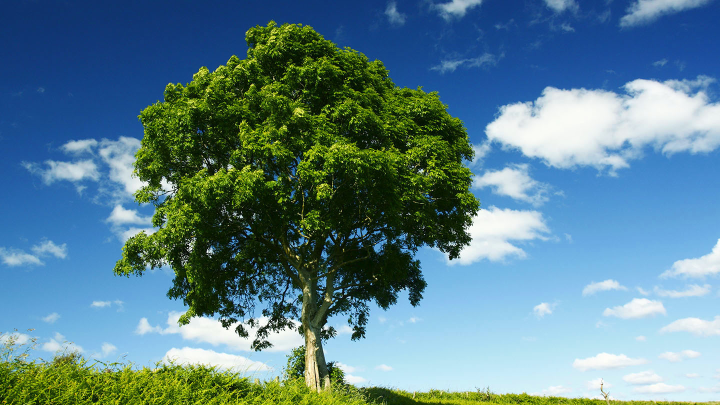
#> input picture images/tree.png, 1440 x 810 px (shown at 1/2 size)
$ python pixel_experiments.py
#> lines starting #> are read from the running program, lines starting #| are printed output that depends on the picture; long printed decimals are rounded
# -*- coding: utf-8 -*-
"""
Created on Wed Jul  1 17:04:26 2020

@author: anyaj
"""


import cv2
import numpy as np
import matplotlib.pyplot as plt
img=cv2.imread("images/tree.png",1)
#> img is the input picture: shape (810, 1440, 3); mean B, G, R 140.9, 129.1, 91


b, g, r = cv2.split(img)
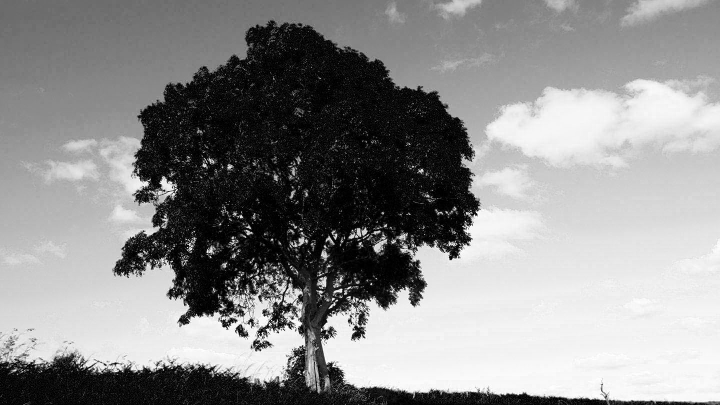
#> b: shape (810, 1440) (shown at 1/2 size); min 0, max 255, mean 140.9
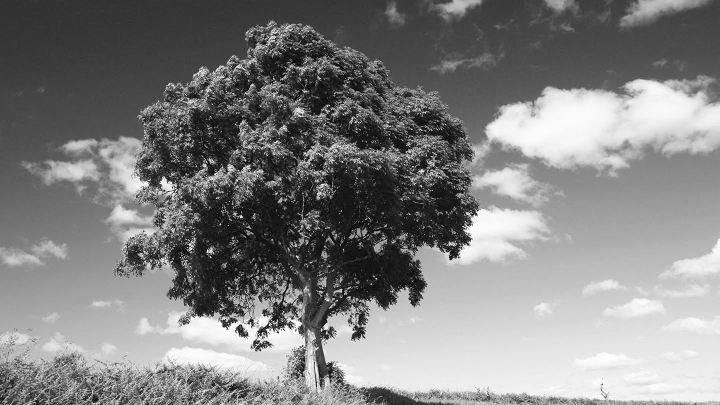
#> g: shape (810, 1440) (shown at 1/2 size); min 0, max 255, mean 129.1
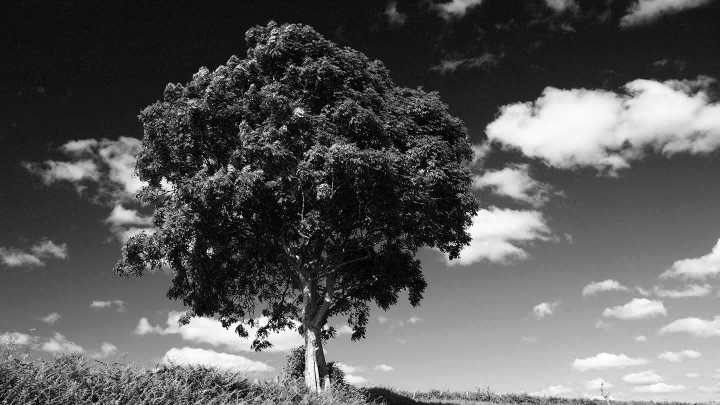
#> r: shape (810, 1440) (shown at 1/2 size); min 0, max 255, mean 91
#b = img[:,:,0]
img2 = cv2.merge([r, g, b])
#ptl.imshow(img2)
#plt.imshow(cv2.cvtColor(img, cv2.COLOR_BGR2RGB))
#cv2.imshow("flower", img)
flowercentre = img2[135:185, 300:350]
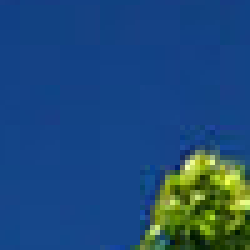
#> flowercentre: shape (50, 50, 3) (shown 5 times larger); mean R, G, B 30.6, 75.1, 120.4
img2[135:185, 50:100] = flowercentre
#> img2: shape (810, 1440, 3); mean R, G, B 91.1, 129.1, 140.9
print (img2[100,100])
#| [ 16  56 118]
blue = img2[100,100,0]
#> blue = 16
print (blue)
#| 16
#cv2.imshow("fowercentre repeat", img2)
 # full intensity to those pixel's R channel
img[50:100 , : , 0] = 255
img[150:200 , : , 1] = 255
img[250:300 , : , 2] = 255
img[ 50:450 , 400:600 , [0,1,2] ] = 200
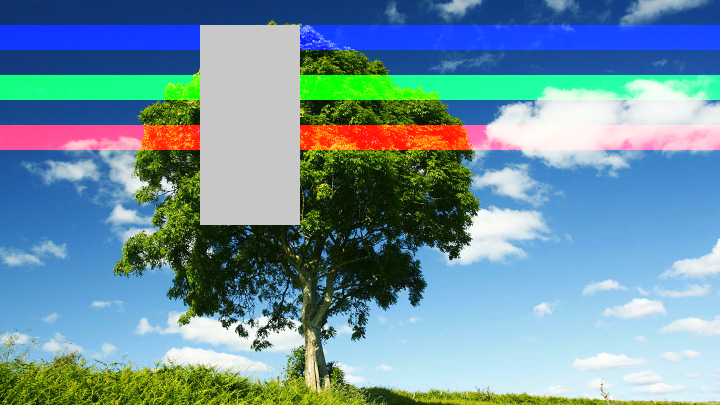
#> img: shape (810, 1440, 3) (shown at 1/2 size); mean B, G, R 159.4, 146.2, 109.4

cv2.imshow("line",img)
cv2.waitKey(0)
cv2.destroyAllWindows()
#plt.imshow(img2[125:175, 300:350,])

#convert to hsv
hsv = cv2.cvtColor(img, cv2.COLOR_BGR2HSV)
#> hsv: shape (810, 1440, 3); mean H, S, V 81.5, 140.7, 185.1
print(hsv[...,2].mean())
#| 185.108


#plt.show()

$ run again, with images/indiacoast.png copied over images/tree.png
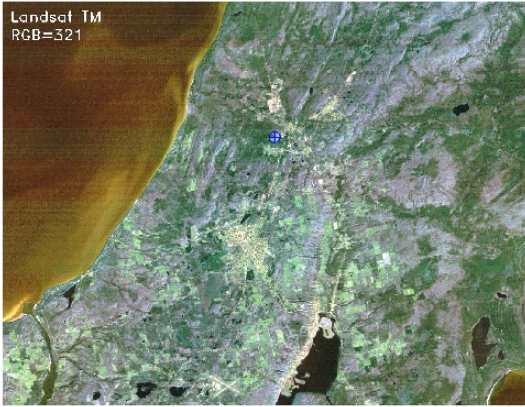
#> input picture images/indiacoast.png, 525 x 407 px
#> img is the input picture: shape (407, 525, 3); mean B, G, R 104.9, 126.1, 117
#> `img2[135:185, 50:100] = flowercentre`:
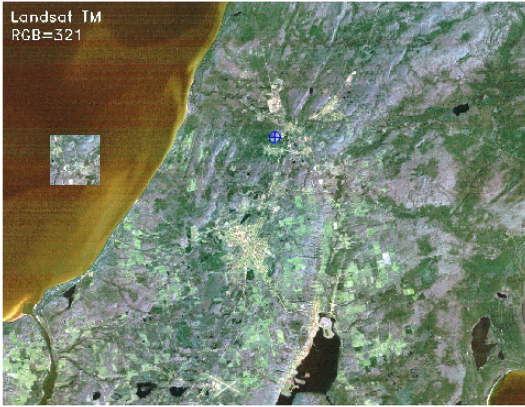
#> img2: shape (407, 525, 3); mean R, G, B 117.6, 127.3, 106.3
#| [86 51 27]
#> blue = 86
#| 86
#> `img[ 50:450 , 400:600 , [0,1,2] ] = 200`:
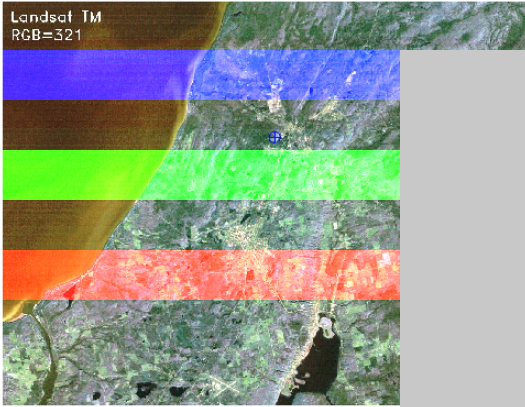
#> img: shape (407, 525, 3); mean B, G, R 141.5, 154.7, 147.8
#> hsv: shape (407, 525, 3); mean H, S, V 47.6, 82.1, 183.2
#| 183.205
